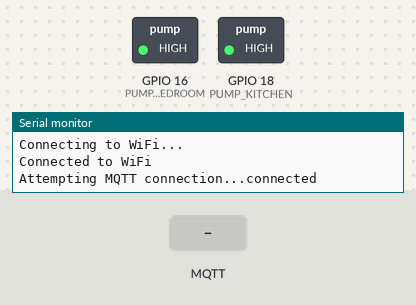
A sketch run on a simulated ESP32. Shown: switched loads named in the sketch (green lamp = pin HIGH), the last lines printed to the serial monitor. The inputs (shaded band) are chosen by the test bench. WiFi joins after 1.5 s; servers stay silent unless stated; no MQTT or app messages arrive unless stated.

Above: at 3.2 s.
3.3 s: MQTT message "OFF" arrives on the first subscribed topic
At 4.5 s:
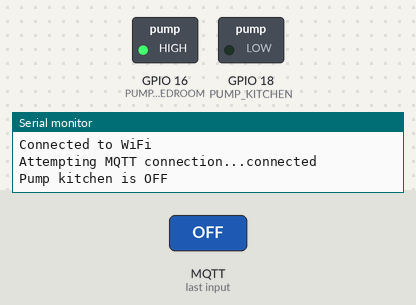
4.8 s: MQTT message "OFF" arrives on the second subscribed topic
At 5.6 s:
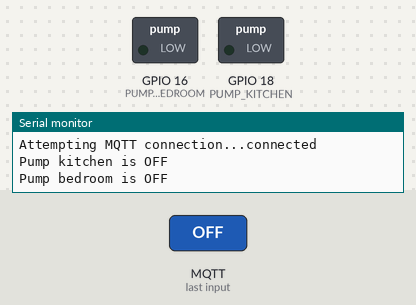
6.3 s: MQTT message "ON" arrives on the first subscribed topic
At 6.8 s:
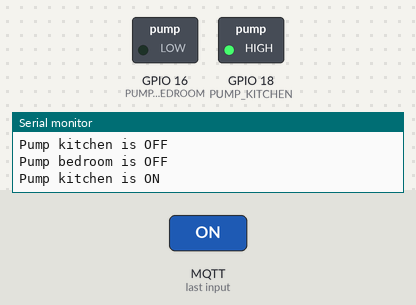
Timing chart, 0 to 9.3 s (numbered marks = the images above; inputs shaded):
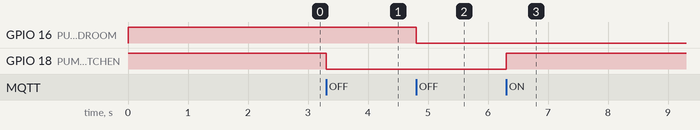

The sketch:

pump_switch.ino
```cpp
#include <WiFi.h>
#include <PubSubClient.h>

#define SSID "Magda en Karol"
#define WIFI_PASSWORD "klapeczki"

#define MQTT_SERVER "192.168.129.25"
#define USER "temperature_kitchen"
#define USER_PASSWORD "klapeczki"

#define MQTT_TOPIC_KITCHEN_PUMP_STATE "home/kitchen_pump/state"
#define MQTT_TOPIC_KITCHEN_PUMP_CONTROL "home/kitchen_pump/control"

#define MQTT_TOPIC_BEDROOM_PUMP_STATE "home/bedroom_pump/state"
#define MQTT_TOPIC_BEDROOM_PUMP_CONTROL "home/bedroom_pump/control"

#define PUMP_KITCHEN 18
#define PUMP_BEDROOM 16

WiFiClient espClient;
PubSubClient client(espClient);

bool pumpState = false; // false for OFF, true for ON

// Callback function to handle incoming messages
void callback(char* topic, byte* payload, unsigned int length) {
  payload[length] = '\0'; // Null-terminate the payload
  String message = String((char*)payload);

  if (String(topic) == MQTT_TOPIC_KITCHEN_PUMP_CONTROL) {
    if (message == "ON") {
      digitalWrite(PUMP_KITCHEN, HIGH); // Turn the pump ON
      pumpState = true;
      Serial.println("Pump kitchen is ON");
    } else if (message == "OFF") {
      digitalWrite(PUMP_KITCHEN, LOW); // Turn the pump OFF
      pumpState = false;
      Serial.println("Pump kitchen is OFF");
    }
    // Publish the new state
    String stateMessage = pumpState ? "ON" : "OFF";
    client.publish(MQTT_TOPIC_KITCHEN_PUMP_STATE, stateMessage.c_str());
  }
  else if (String(topic) == MQTT_TOPIC_BEDROOM_PUMP_CONTROL) {
    if (message == "ON") {
      digitalWrite(PUMP_BEDROOM, HIGH); // Turn the pump ON
      pumpState = true;
      Serial.println("Pump bedroom is ON");
    } else if (message == "OFF") {
      digitalWrite(PUMP_BEDROOM, LOW); // Turn the pump OFF
      pumpState = false;
      Serial.println("Pump bedroom is OFF");
    }
    // Publish the new state
    String stateMessage = pumpState ? "ON" : "OFF";
    client.publish(MQTT_TOPIC_BEDROOM_PUMP_STATE, stateMessage.c_str());
  }
}

void setup() {
  Serial.begin(115200);

  pinMode(PUMP_KITCHEN, OUTPUT); // Set the pump pin as an output
  digitalWrite(PUMP_KITCHEN, HIGH); // Initially turn the pump ON

  pinMode(PUMP_BEDROOM, OUTPUT); // Set the pump pin as an output
  digitalWrite(PUMP_BEDROOM, HIGH); // Initially turn the pump ON

  WiFi.begin(SSID, WIFI_PASSWORD);
  while (WiFi.status() != WL_CONNECTED) {
    delay(1000);
    Serial.println("Connecting to WiFi...");
  }
  Serial.println("Connected to WiFi");

  client.setServer(MQTT_SERVER, 1883);
  client.setCallback(callback); // Set the callback function for incoming messages

  reconnectMQTT(); // Connect to MQTT
}

void reconnectWiFi() {
  Serial.println("WiFi connection lost. Reconnecting...");
  WiFi.begin(SSID, WIFI_PASSWORD);
  while (WiFi.status() != WL_CONNECTED) {
    delay(1000);
    Serial.println("Reconnecting to WiFi...");
  }
  Serial.println("Reconnected to WiFi");
}

void reconnectMQTT() {
  while (!client.connected()) {
    Serial.print("Attempting MQTT connection...");
    if (client.connect(USER, USER, USER_PASSWORD)) {
      Serial.println("connected");
      client.subscribe(MQTT_TOPIC_KITCHEN_PUMP_CONTROL); // Subscribe to control topic
      client.subscribe(MQTT_TOPIC_BEDROOM_PUMP_CONTROL);
    } else {
      Serial.print("failed, rc=");
      Serial.println(client.state());
      delay(5000);
    }
    if (WiFi.status() != WL_CONNECTED){
      reconnectWiFi();
    }
  }
}

void loop() {
  if (WiFi.status() != WL_CONNECTED) {
    reconnectWiFi(); // Check and reconnect WiFi if needed
  }

  if (!client.connected()) {
    reconnectMQTT();
  }
  client.loop();
}
```

Measured:
- after the input at 3.3 s, GPIO 18 (PUMP_KITCHEN): HIGH → LOW at once
- after the input at 4.8 s, GPIO 16 (PUMP_BEDROOM): HIGH → LOW at once
- after the input at 6.3 s, GPIO 18 (PUMP_KITCHEN): LOW → HIGH at once
